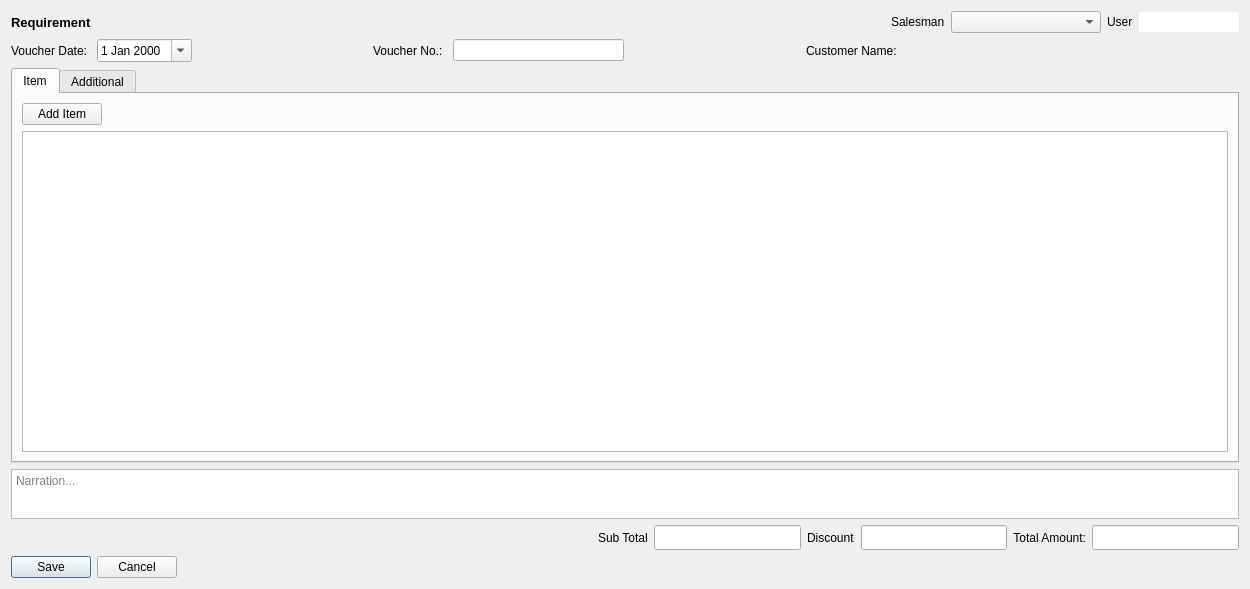
<?xml version="1.0" encoding="UTF-8"?>
<ui version="4.0">
 <class>Requirement</class>
 <widget class="QWidget" name="Requirement">
  <property name="geometry">
   <rect>
    <x>0</x>
    <y>0</y>
    <width>1250</width>
    <height>589</height>
   </rect>
  </property>
  <property name="windowTitle">
   <string>Form</string>
  </property>
  <layout class="QGridLayout" name="gridLayout">
   <item row="2" column="0">
    <layout class="QHBoxLayout" name="horizontalLayout">
     <property name="spacing">
      <number>10</number>
     </property>
     <item>
      <widget class="QLabel" name="voucherDateLabel">
       <property name="text">
        <string>Voucher Date:</string>
       </property>
      </widget>
     </item>
     <item>
      <widget class="QDateEdit" name="voucherDateEdit">
       <property name="calendarPopup">
        <bool>true</bool>
       </property>
       <property name="date">
        <date>
         <year>2000</year>
         <month>1</month>
         <day>1</day>
        </date>
       </property>
      </widget>
     </item>
     <item>
      <spacer name="horizontalSpacer">
       <property name="orientation">
        <enum>Qt::Horizontal</enum>
       </property>
       <property name="sizeHint" stdset="0">
        <size>
         <width>40</width>
         <height>20</height>
        </size>
       </property>
      </spacer>
     </item>
     <item>
      <widget class="QLabel" name="voucherNoLabel">
       <property name="text">
        <string>Voucher No.:</string>
       </property>
      </widget>
     </item>
     <item>
      <widget class="QLineEdit" name="voucherNoLineEdit"/>
     </item>
     <item>
      <spacer name="horizontalSpacer_2">
       <property name="orientation">
        <enum>Qt::Horizontal</enum>
       </property>
       <property name="sizeHint" stdset="0">
        <size>
         <width>23</width>
         <height>20</height>
        </size>
       </property>
      </spacer>
     </item>
     <item>
      <widget class="QLabel" name="customerNameLabel">
       <property name="text">
        <string>Customer Name:</string>
       </property>
      </widget>
     </item>
     <item>
      <layout class="QVBoxLayout" name="ledNameLay"/>
     </item>
     <item>
      <spacer name="horizontalSpacer_3">
       <property name="orientation">
        <enum>Qt::Horizontal</enum>
       </property>
       <property name="sizeHint" stdset="0">
        <size>
         <width>40</width>
         <height>20</height>
        </size>
       </property>
      </spacer>
     </item>
     <item>
      <spacer name="horizontalSpacer_4">
       <property name="orientation">
        <enum>Qt::Horizontal</enum>
       </property>
       <property name="sizeHint" stdset="0">
        <size>
         <width>40</width>
         <height>20</height>
        </size>
       </property>
      </spacer>
     </item>
     <item>
      <layout class="QHBoxLayout" name="extrasLayout"/>
     </item>
    </layout>
   </item>
   <item row="4" column="0">
    <widget class="QPlainTextEdit" name="narrationTextEdit">
     <property name="maximumSize">
      <size>
       <width>16777215</width>
       <height>50</height>
      </size>
     </property>
     <property name="placeholderText">
      <string>Narration...</string>
     </property>
    </widget>
   </item>
   <item row="3" column="0">
    <widget class="QTabWidget" name="tabWidget">
     <property name="currentIndex">
      <number>0</number>
     </property>
     <widget class="QWidget" name="itemTab">
      <attribute name="title">
       <string>Item</string>
      </attribute>
      <layout class="QGridLayout" name="gridLayout_3">
       <item row="0" column="0">
        <widget class="QPushButton" name="addItemPushButton">
         <property name="sizePolicy">
          <sizepolicy hsizetype="Fixed" vsizetype="Fixed">
           <horstretch>0</horstretch>
           <verstretch>0</verstretch>
          </sizepolicy>
         </property>
         <property name="text">
          <string>Add Item</string>
         </property>
        </widget>
       </item>
       <item row="4" column="0">
        <widget class="QTableWidget" name="itemTableWidget">
         <property name="selectionBehavior">
          <enum>QAbstractItemView::SelectRows</enum>
         </property>
        </widget>
       </item>
      </layout>
     </widget>
     <widget class="QWidget" name="additionalTab">
      <attribute name="title">
       <string>Additional</string>
      </attribute>
      <layout class="QGridLayout" name="gridLayout_2">
       <item row="0" column="0">
        <widget class="QPushButton" name="addAdditionalPushButton">
         <property name="sizePolicy">
          <sizepolicy hsizetype="Fixed" vsizetype="Fixed">
           <horstretch>0</horstretch>
           <verstretch>0</verstretch>
          </sizepolicy>
         </property>
         <property name="text">
          <string>Add Additional</string>
         </property>
        </widget>
       </item>
       <item row="1" column="0">
        <widget class="QTableWidget" name="additionalTableWidget"/>
       </item>
      </layout>
     </widget>
    </widget>
   </item>
   <item row="6" column="0">
    <widget class="QDialogButtonBox" name="buttonBox">
     <property name="sizePolicy">
      <sizepolicy hsizetype="Fixed" vsizetype="Fixed">
       <horstretch>0</horstretch>
       <verstretch>0</verstretch>
      </sizepolicy>
     </property>
     <property name="standardButtons">
      <set>QDialogButtonBox::Cancel|QDialogButtonBox::Save</set>
     </property>
    </widget>
   </item>
   <item row="5" column="0">
    <layout class="QHBoxLayout" name="horizontalLayout_2">
     <item>
      <spacer name="horizontalSpacer_5">
       <property name="orientation">
        <enum>Qt::Horizontal</enum>
       </property>
       <property name="sizeHint" stdset="0">
        <size>
         <width>40</width>
         <height>20</height>
        </size>
       </property>
      </spacer>
     </item>
     <item>
      <spacer name="horizontalSpacer_8">
       <property name="orientation">
        <enum>Qt::Horizontal</enum>
       </property>
       <property name="sizeHint" stdset="0">
        <size>
         <width>40</width>
         <height>20</height>
        </size>
       </property>
      </spacer>
     </item>
     <item>
      <spacer name="horizontalSpacer_6">
       <property name="orientation">
        <enum>Qt::Horizontal</enum>
       </property>
       <property name="sizeHint" stdset="0">
        <size>
         <width>40</width>
         <height>20</height>
        </size>
       </property>
      </spacer>
     </item>
     <item>
      <spacer name="horizontalSpacer_7">
       <property name="orientation">
        <enum>Qt::Horizontal</enum>
       </property>
       <property name="sizeHint" stdset="0">
        <size>
         <width>40</width>
         <height>20</height>
        </size>
       </property>
      </spacer>
     </item>
     <item>
      <widget class="QLabel" name="label">
       <property name="text">
        <string>Sub Total</string>
       </property>
      </widget>
     </item>
     <item>
      <widget class="QLineEdit" name="subTotal">
       <property name="minimumSize">
        <size>
         <width>0</width>
         <height>25</height>
        </size>
       </property>
      </widget>
     </item>
     <item>
      <widget class="QLabel" name="label_2">
       <property name="text">
        <string>Discount</string>
       </property>
      </widget>
     </item>
     <item>
      <widget class="QLineEdit" name="discountTotal">
       <property name="minimumSize">
        <size>
         <width>0</width>
         <height>25</height>
        </size>
       </property>
      </widget>
     </item>
     <item>
      <widget class="QLabel" name="totalAmountLabel">
       <property name="sizePolicy">
        <sizepolicy hsizetype="Preferred" vsizetype="Preferred">
         <horstretch>0</horstretch>
         <verstretch>0</verstretch>
        </sizepolicy>
       </property>
       <property name="text">
        <string>Total Amount:</string>
       </property>
       <property name="alignment">
        <set>Qt::AlignRight|Qt::AlignTrailing|Qt::AlignVCenter</set>
       </property>
      </widget>
     </item>
     <item>
      <widget class="QLineEdit" name="totalAmountLineEdit">
       <property name="minimumSize">
        <size>
         <width>0</width>
         <height>25</height>
        </size>
       </property>
      </widget>
     </item>
    </layout>
   </item>
   <item row="0" column="0">
    <layout class="QHBoxLayout" name="horizontalLayout_3">
     <item>
      <widget class="QLabel" name="titleLabel">
       <property name="font">
        <font>
         <pointsize>10</pointsize>
         <weight>75</weight>
         <bold>true</bold>
        </font>
       </property>
       <property name="text">
        <string>Requirement</string>
       </property>
       <property name="alignment">
        <set>Qt::AlignLeading|Qt::AlignLeft|Qt::AlignVCenter</set>
       </property>
       <property name="margin">
        <number>0</number>
       </property>
      </widget>
     </item>
     <item>
      <spacer name="horizontalSpacer_9">
       <property name="orientation">
        <enum>Qt::Horizontal</enum>
       </property>
       <property name="sizeHint" stdset="0">
        <size>
         <width>40</width>
         <height>20</height>
        </size>
       </property>
      </spacer>
     </item>
     <item>
      <widget class="QLabel" name="label_3">
       <property name="text">
        <string>Salesman</string>
       </property>
      </widget>
     </item>
     <item>
      <widget class="QComboBox" name="salesmanCombo">
       <property name="minimumSize">
        <size>
         <width>150</width>
         <height>0</height>
        </size>
       </property>
      </widget>
     </item>
     <item>
      <widget class="QLabel" name="label_4">
       <property name="text">
        <string>User</string>
       </property>
      </widget>
     </item>
     <item>
      <widget class="QLineEdit" name="userName">
       <property name="minimumSize">
        <size>
         <width>0</width>
         <height>0</height>
        </size>
       </property>
       <property name="maximumSize">
        <size>
         <width>100</width>
         <height>16777215</height>
        </size>
       </property>
       <property name="frame">
        <bool>false</bool>
       </property>
       <property name="readOnly">
        <bool>true</bool>
       </property>
      </widget>
     </item>
    </layout>
   </item>
  </layout>
 </widget>
 <tabstops>
  <tabstop>tabWidget</tabstop>
  <tabstop>addItemPushButton</tabstop>
  <tabstop>itemTableWidget</tabstop>
  <tabstop>addAdditionalPushButton</tabstop>
  <tabstop>additionalTableWidget</tabstop>
 </tabstops>
 <resources/>
 <connections/>
</ui>
